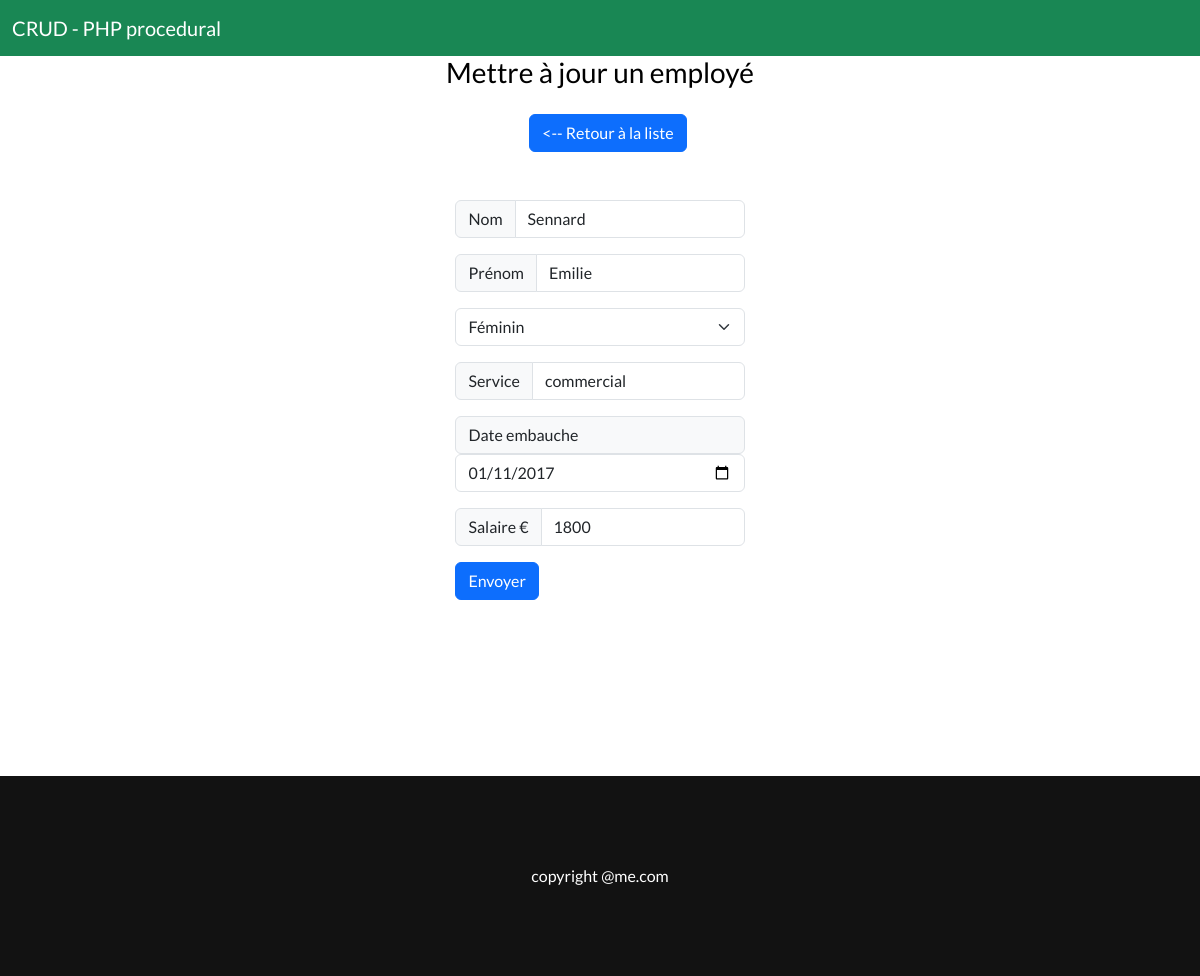
The page /update.php?id=933 on the database its author committed.
### tables this page shows
CREATE TABLE IF NOT EXISTS employes (

  id_employes INT(11) NOT NULL AUTO_INCREMENT,

  prenom VARCHAR(20) NOT NULL,

  nom VARCHAR(20) NOT NULL,

  sexe ENUM('m','f') NOT NULL,

  service VARCHAR(30) NOT NULL,

  date_embauche DATE NOT NULL,

  salaire INT(11) UNSIGNED NOT NULL,

  PRIMARY KEY (id_employes)

);

### update.php (the view, shortened to what this page needs)
<?php
include_once("./includes/init.inc.php");
$idEmploye = (int)$_GET['id'];
$stmt = $pdo->prepare("
    SELECT * FROM employes WHERE id_employes=:id;
");
$stmt->bindParam(":id", $idEmploye, PDO::PARAM_INT);
try {
    $stmt->execute();
} catch(PDOException $e) {
    if($env === 'dev'){
        $errors[] = $e->getMessage();
    } else {
        $errors[] = "Une erreur inattendue est survenue";
    }
}
$employe = $stmt->fetch();
$tabGenre = [
    'm' => 'Masculin',
    'f' => 'Féminin',
];
$formValue = $employe;
include_once("./includes/header.php");
?>
<div class="container-col">
    <div class="container-struct form-container">
        <h3>Mettre à jour un employé</h3>
        <a href="<?= HTTP_SITE_URL . '/?page=' . $_SESSION['currentPage'] ?>">
        <button type="button" class="btn btn-primary mt-3 ms-3 mb-5"> <-- Retour à la liste</button>
        </a>
        <form method="post" id="updateForm">
            <div class="input-group mb-3">
                <span class="input-group-text" id="nom">Nom</span>
                <input type="text" class="form-control <?= isset($errors['nom']) ? 'red-border' : '' ?>" aria-label="nom" aria-describedby="nom" name="nom" value="<?= $formValue['nom'] ?>" required>
            </div>
            <div class="input-group mb-3">
                <span class="input-group-text" id="prenom">Prénom</span>
                <input type="text" class="form-control <?= isset($errors['prenom']) ? 'red-border' : '' ?>" aria-label="prenom" aria-describedby="prenom" name="prenom" value="<?= $formValue['prenom'] ?>"  required>
            </div>
            <select class="form-select mb-3 <?= isset($errors['sexe']) ? 'red-border' : '' ?>" aria-label="choix" name="sexe" value="<?= $formValue['sexe'] ?>" required>
                <?php foreach($tabGenre as $k => $v): ?>
                <option value="<?= $k ?>" <?= $formValue['sexe'] === $k ? 'SELECTED' : '' ?>><?= $v ?></option>
                <?php endforeach ?>
            </select>
            <div class="input-group mb-3">
                <span class="input-group-text" id="service">Service</span>
                <input type="text" class="form-control <?= isset($errors['service']) ? 'red-border' : '' ?>" aria-label="service" aria-describedby="service" name="service" value="<?= $formValue['service'] ?>"  required>
            </div>
            <div class="form-group mb-3">
                <span class="input-group-text" id="date">Date embauche</span>
                <input type="date" class="form-control <?= isset($errors['date_embauche']) ? 'red-border' : '' ?>" id="date" name="date_embauche" value="<?= $formValue['date_embauche'] ?>" required>
            </div>
            <div class="input-group mb-3">
                <span class="input-group-text" id="salaire">Salaire €</span>
                <input type="text" class="form-control <?= isset($errors['salaire']) ? 'red-border' : '' ?>" aria-label="salaire" aria-describedby="salaire" name="salaire" value="<?= $formValue['salaire'] ?>" required>
            </div>
            <button type="submit" class="btn btn-primary" name="updateEmployeeSubmitBtn">Envoyer</button>
        </form>
    </div>
</div>
<?php
include_once("./includes/footer.php");
?>

### assets/css/components/global.css (style rules this page uses)
:root { --texte-principal: #000; --texte-secondaire: #c1c1c1; --texte-menu: #fff; --lien-principal: #000; --lien-secondaire: #1a1c23; --body-background: #fff; --footer-background: ##121212; --light-gray-bkg: #f1f1f1; --main-bkg: #fff; --button-color: #ffb85f; --content-width: 1400px; --border-mockup: 0; }
* { margin:0; padding:0; box-sizing: border-box; outline: none; }
html, body { height: 100%; min-height: 100vh; scroll-behavior: smooth; }
body { font-family: Lato, sans-serif; font-size: 100%; background: var(--body-background); color: var(--texte-principal); }
.container-struct { width: var(--content-width); max-width: 100%; border: var(--border-mockup); margin: 0 auto; display: flex; flex-direction: column; justify-content: center; align-items: center; }
.container-col { width: 100%; border: var(--border-mockup); display: flex; flex-direction: column; justify-content: center; align-items: center; }

### assets/css/components/create-form.css (style rules this page uses)
.form-container { width: 500px; max-width: 100%; }

### assets/css/components/footer.css (style rules this page uses)
:root { --footer-background: #121212; --footer-color: #fff; }

### rows shown on the page
employes: nom "Sennard", prenom "Emilie", sexe "Féminin", service "commercial", date_embauche "01/11/2017", salaire "1800"
